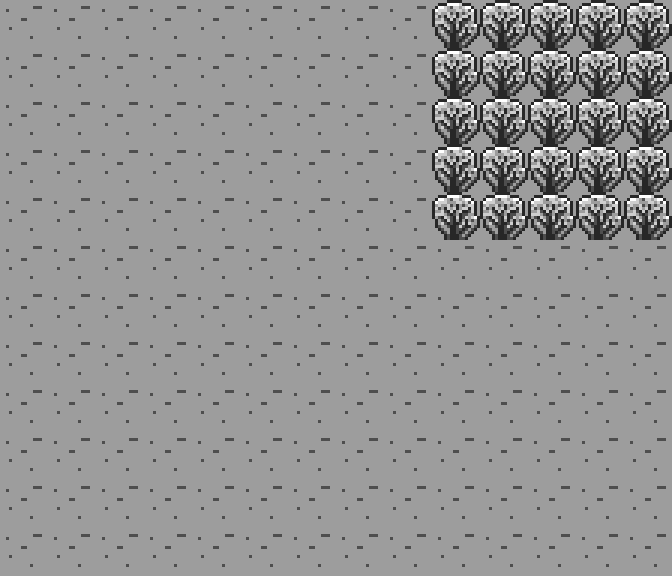

The image is a tile-based game level rendered from a .tmx file. Its description and complete source (layers, tilesets, objects, tile grids) follow:
An orthogonal 14x12 tile map with 48x48 px tiles, 2 tile layers (Tile Layer 1, Tile Layer 2).

<map version="1.5" tiledversion="1.5.0" orientation="orthogonal" renderorder="left-up" width="14" height="12" tilewidth="48" tileheight="48" infinite="0" nextlayerid="3" nextobjectid="1">
 <tileset firstgid="1" source="spritesheet.tsx" />
 <layer id="1" name="Tile Layer 1" width="14" height="12">
  <data encoding="csv">
86,86,86,86,86,86,86,86,86,86,86,86,86,86,
86,86,86,86,86,86,86,86,86,86,86,86,86,86,
86,86,86,86,86,86,86,86,86,86,86,86,86,86,
86,86,86,86,86,86,86,86,86,86,86,86,86,86,
86,86,86,86,86,86,86,86,86,86,86,86,86,86,
86,86,86,86,86,86,86,86,86,86,86,86,86,86,
86,86,86,86,86,86,86,86,86,86,86,86,86,86,
86,86,86,86,86,86,86,86,86,86,86,86,86,86,
86,86,86,86,86,86,86,86,86,86,86,86,86,86,
86,86,86,86,86,86,86,86,86,86,86,86,86,86,
86,86,86,86,86,86,86,86,86,86,86,86,86,86,
86,86,86,86,86,86,86,86,86,86,86,86,86,86
</data>
 </layer>
 <layer id="2" name="Tile Layer 2" width="14" height="12">
  <data encoding="csv">
0,0,0,0,0,0,0,0,0,77,77,77,77,77,
0,0,0,0,0,0,0,0,0,77,77,77,77,77,
0,0,0,0,0,0,0,0,0,77,77,77,77,77,
0,0,0,0,0,0,0,0,0,77,77,77,77,77,
0,0,0,0,0,0,0,0,0,77,77,77,77,77,
0,0,0,0,0,0,0,0,0,0,0,0,0,0,
0,0,0,0,0,0,0,0,0,0,0,0,0,0,
0,0,0,0,0,0,0,0,0,0,0,0,0,0,
0,0,0,0,0,0,0,0,0,0,0,0,0,0,
0,0,0,0,0,0,0,0,0,0,0,0,0,0,
0,0,0,0,0,0,0,0,0,0,0,0,0,0,
0,0,0,0,0,0,0,0,0,0,0,0,0,0
</data>
 </layer>
</map>
